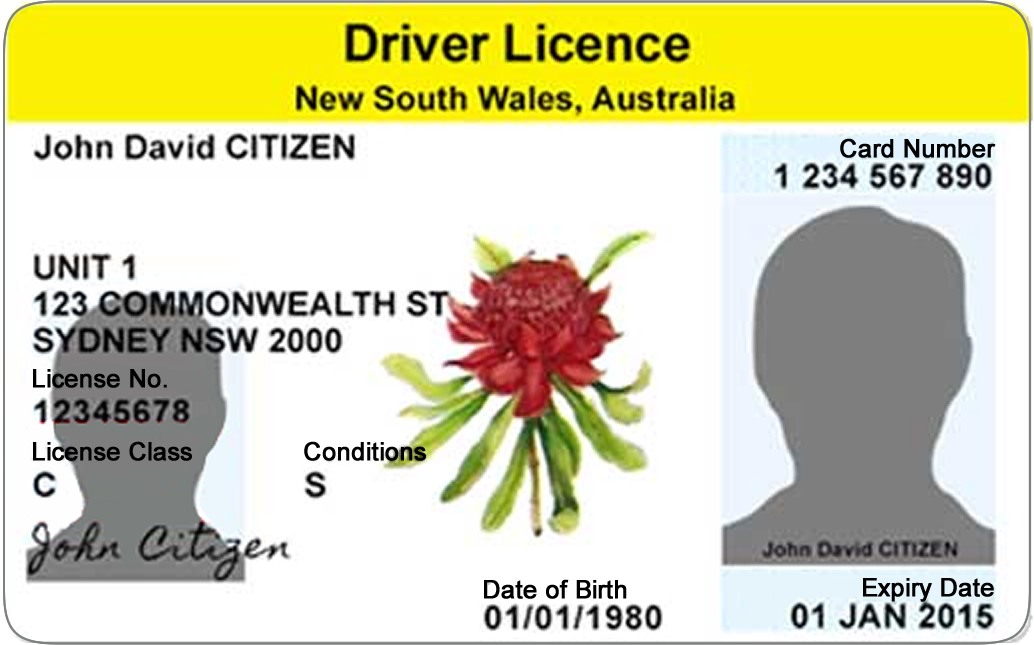
#> input picture images/nsw_dl_template.jpg, 1034 x 645 px
$ jupyter execute --allow-errors 'A Practical Approach to OCR (any) ID Card.ipynb'
#> lines starting #> are read from the running program, lines starting #| are printed output that depends on the picture; long printed decimals are rounded
[cell 1]
# import the necessary packages
from PIL import ImageFont, ImageDraw, Image
from collections import namedtuple
from matplotlib import pyplot as plt
import pytesseract
import imutils
import cv2
import numpy as np
import pandas as pd
import re
import os
import math
import random
import time

# Utilities

[cell 2]
from matplotlib import pyplot as plt
import re

'''display multiple images in Matplotlib subplots'''
def show_images(images, height=16, width=16, axis='on'):

    # define plot matrix layout
    n = len(images)
    if n == 0:
        return None
    elif n >= 4:
        nCols = 4
        nRows = math.ceil(n/4)
    else:
        nCols = n
        nRows = math.ceil(n/3)

    # create figure object
    fig = plt.figure(figsize=(height, width))

    # for each image
    for i, image in enumerate(images):
        # convert to RGB
        image_rgb = cv2.cvtColor(image, cv2.COLOR_BGR2RGB)

        # add subplots to figure
        fig.add_subplot(nRows, nCols, i+1)
        plt.axis(axis)

        # add images to two subplots
        plt.imshow(image_rgb)

    # show entire plot
    plt.show()
    return None


'''display single image in popup window'''
def display_image(image, resizeRatio=1):
    (h, w) = image.shape[:2]
    cv2.namedWindow("output", cv2.WINDOW_NORMAL)
    cv2.imshow("output", image)
    cv2.waitKey(0)
    cv2.destroyAllWindows()


''' overlay a semi-transparent rectangle box atop an image '''
def drawTransparentRect(image, bbox, color=(0, 250, 0), alpha=0.5):
    # create two copies of the original image -- one for
    # the overlay and one for the final output image
    overlay = image.copy()
    output = image.copy()

    # draw a transparent rectangle using bbox
    cv2.rectangle(overlay, (bbox[0], bbox[1]), (bbox[2], bbox[3]), color, -1)

    # apply the overlay
    cv2.addWeighted(overlay, alpha, output, 1 - alpha, 0, output)

    return output


'''clean up OCR raw texts using regex'''
def cleanup_text(text):

    # remove ANSI escape chars
    ansi_escape = re.compile(r'\x1B(?:[@-Z\\-_]|\[[0-?]*[ -/]*[@-~])')
    ansi_seq = re.compile(r'[\x00-\x08\x0b\x0c\x0e-\x1f\x7f-\xff]')
    text = ansi_escape.sub('', text)
    text = ansi_seq.sub('', text)

    # replace chars with hyphen
    trans_table = str.maketrans({'一':'-','=':'-','ー':'-'})
    text = text.translate(trans_table)

    # remove unwanted and consecutive repeating chars
    text = re.sub('[：:,。.ー—|"\'“”.!()]—"', '', text)
    text = re.sub('[\,\\\ \+\-\*\&]{2,}','',text)

    return text.strip()

# 1. Load Image

[cell 3]
RESIZE_WIDTH = 768

# Load our template image and query image
templateImg = cv2.imread('images/nsw_dl_template.jpg')
#> templateImg is the input picture: shape (645, 1034, 3); mean B, G, R 166.1, 207.2, 210.1
queryImg = cv2.imread('images/test1.jpg')
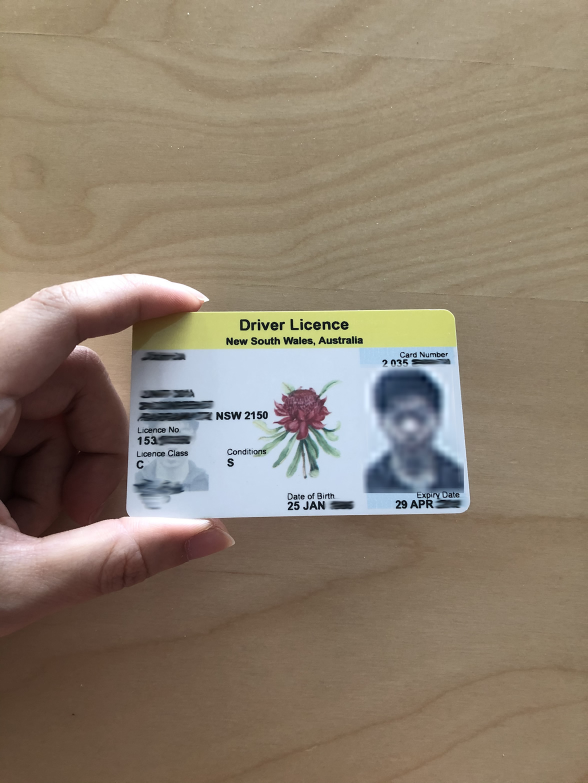
#> input picture images/test1.jpg, 1175 x 1566 px (shown at 1/2 size)
#> queryImg is the input picture: shape (1566, 1175, 3); mean B, G, R 110.2, 127.2, 140.6

# Resize to reduce computation time
if queryImg.shape[1] > RESIZE_WIDTH:
    ratio = queryImg.shape[1] / RESIZE_WIDTH
#> ratio = 1.53
    queryResized = imutils.resize(queryImg, width = RESIZE_WIDTH)

# Get dimensions
templateH, templateW = templateImg.shape[:2]
#> templateH = 645; templateW = 1034

# show loaded images
images = [templateImg, queryResized]
show_images(images)
#> in show_images, `n = len(images)`: n = 2
#> in show_images, `nRows = math.ceil(n/3)`: nRows = 1
#> the loop in show_images, `for i, image in enumerate(images):` made 2 passes
#> in show_images, `plt.show()`:
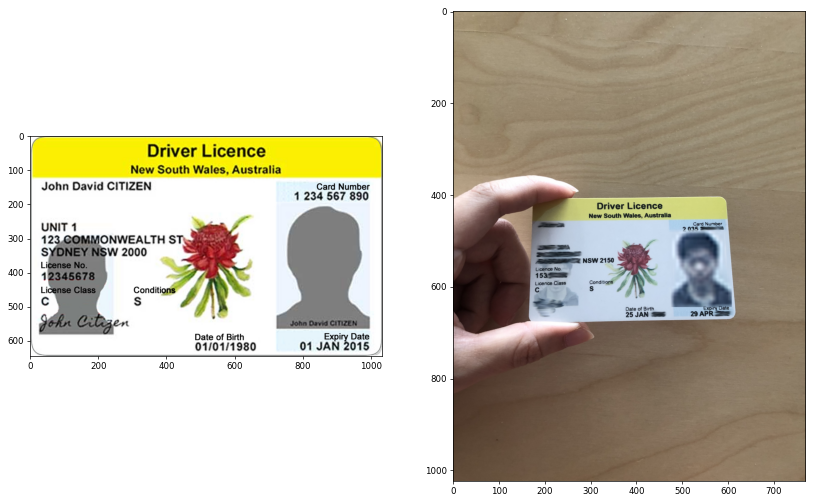
#> figure drawn by matplotlib, 2 panels

print(f'Resize ratio: {ratio:.2f}x')
#| Resize ratio: 1.53x

# 2. Feature matching

[cell 4]
MIN_MATCH_COUNT = 20
FLANN_INDEX_KDTREE = 1

# initiate a SIFT feature detector
sift = cv2.SIFT_create()

t0 = time.time()

# find the keypoints and descriptors with SIFT using FLANN matcher
kp1, des1 = sift.detectAndCompute(templateImg, None)
#> kp1 = 2632 keypoints; strongest (x, y, size): (382, 443, 2), (594, 581, 2), (368, 443, 2), (49, 370, 2)
kp2, des2 = sift.detectAndCompute(queryResized, None)
#> kp2 = 746 keypoints; strongest (x, y, size): (341, 446, 1.9), (338, 418, 1.9), (381, 419, 2.7), (332, 546, 1.9)

indexParams = dict(algorithm = FLANN_INDEX_KDTREE, trees = 5)
searchParams = dict(checks = 50)

flann = cv2.FlannBasedMatcher(indexParams, searchParams)

matches = flann.knnMatch(des1, des2, k=2)
#> matches = 2632 matches

# store all good matches as per Lowe's ratio test
matched = []
for m,n in matches:
    if m.distance < 0.7 * n.distance:
        matched.append(m)
#> after the loop, matched = 228 matches

# when there's enough good matching points
if len(matched) > MIN_MATCH_COUNT:
    # extract matched template feature points
    srcPts = np.float32([ kp1[m.queryIdx].pt for m in matched ]).reshape(-1,1,2)
#> srcPts = 228 rows, first 8: [34.32, 443.6], [34.32, 443.6], [34.32, 370.6], [34.32, 370.6], [41.41, 297], [43.4, 458.9], [43.4, 458.9], [43.4, 385.9]

    # extract matched query image feature points
    dstPts = np.float32([ kp2[m.trainIdx].pt for m in matched ]).reshape(-1,1,2)
#> dstPts = 228 rows, first 8: [381.1, 418.6], [381.1, 418.6], [381.1, 418.6], [381.1, 418.6], [182.9, 572.9], [388.6, 429.6], [388.6, 429.6], [388.6, 429.6]

    # compute the transformation matrix (M) for homographically transforming the template to the query image
    # using the matched SIFT feature points
    M, mask = cv2.findHomography(srcPts, dstPts, cv2.RANSAC, 5.0)
#> M = [[0.421, -0.0385, 170.9], [0.00496, 0.332, 409.3], [2.14e-05, -0.000125, 1]]; mask = 228 values, max 1 at index 9, min 0 at index 0, mean 0.544

    # get a list of inliers (matched pointes)
    matchesMask = mask.ravel().tolist()
#> matchesMask has the same summary as mask

    # compute the corner vertices of the query image using the transformation matrix (M)
    templateCnr = np.float32([[0,0],[0,templateH-1],[templateW-1,templateH-1],[templateW-1,0]]).reshape(-1,1,2)
    queryCnr = cv2.perspectiveTransform(templateCnr, M)
#> queryCnr = [[170.9, 409.3], [158.9, 677.8], [617.3, 667.3], [592.9, 405.5]]

    # draw a four-points polygon around the matched object, i.e. our ID card
    cv2.polylines(queryResized,[np.int32(queryCnr)],True,(0,0,250),3, cv2.LINE_AA)
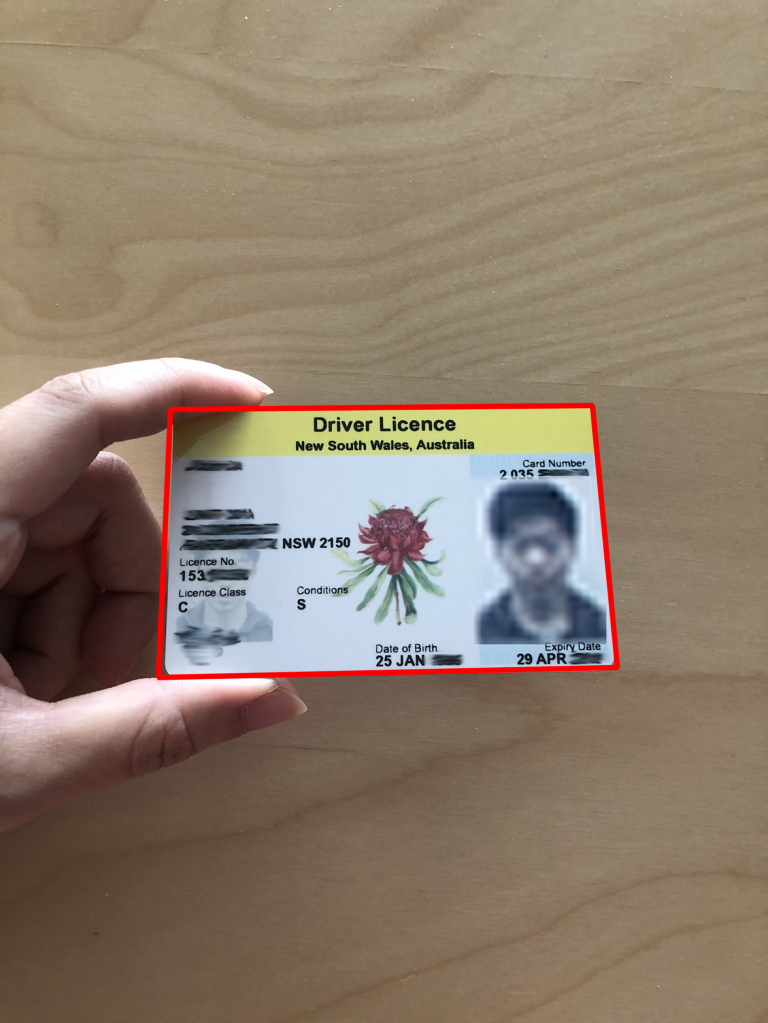
#> queryResized: shape (1023, 768, 3); mean B, G, R 108.8, 125.7, 141.4

else:
    print( "Not enough matches are found - {}/{}".format(len(matched), MIN_MATCH_COUNT) )
    matchesMask = None

t1 = time.time()

# draw visual masking for inlines on both images
draw_params = dict(matchColor = (0,255,0),
                   singlePointColor = None,
                   matchesMask = matchesMask,
                   flags = 2)
#> draw_params = 4 items
featureMatchImg = cv2.drawMatches(templateImg, kp1, queryResized, kp2, matched, None, **draw_params)
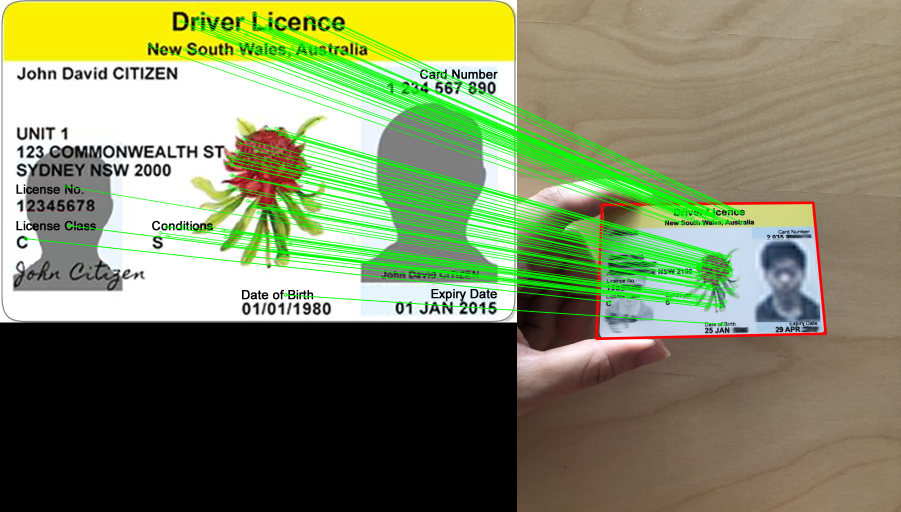
#> featureMatchImg: shape (1023, 1802, 3) (shown at 1/2 size); mean B, G, R 96.9, 134, 125.1

print(f'processing time: {t1-t0:.3f}sec')

images = [featureMatchImg]
show_images(images)
#> the loop in show_images (call 2), `for i, image in enumerate(images):` made 1 pass

### 2. Perspective Warping

[cell 5]
# extract vertices in the order of top-left, bottom-left, bottom-rright, top-right
(tl, bl, br, tr) = queryCnr
#> tl = [[170.9, 409.3]]; bl = [[158.9, 677.8]]; br = [[617.3, 667.3]]; tr = [[592.9, 405.5]]

# compute the maximum length and width of our polygon (i.e. detected ID card)
widthA = np.sqrt(((br[0][0] - bl[0][0]) ** 2) + ((br[0][1] - bl[0][1]) ** 2))
#> widthA = 458.5
widthB = np.sqrt(((tr[0][0] - tl[0][0]) ** 2) + ((tr[0][1] - tl[0][1]) ** 2))
#> widthB = 422
heightA = np.sqrt(((tr[0][0] - br[0][0]) ** 2) + ((tr[0][1] - br[0][1]) ** 2))
#> heightA = 263
heightB = np.sqrt(((tl[0][0] - bl[0][0]) ** 2) + ((tl[0][1] - bl[0][1]) ** 2))
#> heightB = 268.7
maxWidth = max(int(widthA), int(widthB))
#> maxWidth = 458
maxHeight = max(int(heightA), int(heightB))
#> maxHeight = 268

# compute the ID card's asepct ratio
aspectRatio = maxWidth / (maxHeight + 0.01)
#> aspectRatio = 1.71
print(f'aspect ratio: {aspectRatio}')
#| aspect ratio: 1.709

# The aspect ratio of most ID cards should be close to the standard credit card's (= 1.586) if not distorted,
# although it may vary depending on the ID we use.
# if the aspect ratio of our polygon falls within an acceptable  range, give or take some margin of error
# considering the angle of the photo of the ID card.
if 1.3 <= aspectRatio <= 2.4:
    # define the birds-eye view vertices
    dst = np.array([
        [0, 0],
        [0, templateH - 1],
        [templateW - 1, templateH - 1],
        [templateW - 1, 0]], dtype = "float32")

    # compute the perspective transform matrix (M), scale it back to the original size
    M = cv2.getPerspectiveTransform(queryCnr * ratio, dst)
#> M = [[1.79, 0.0799, -517.8], [0.0178, 1.95, -1225.1], [-3.61e-05, 0.000242, 1]]

    # use the transform matrix (M) to produce a top-down view of our ID card
    card = cv2.warpPerspective(queryImg, M, (templateW, templateH))
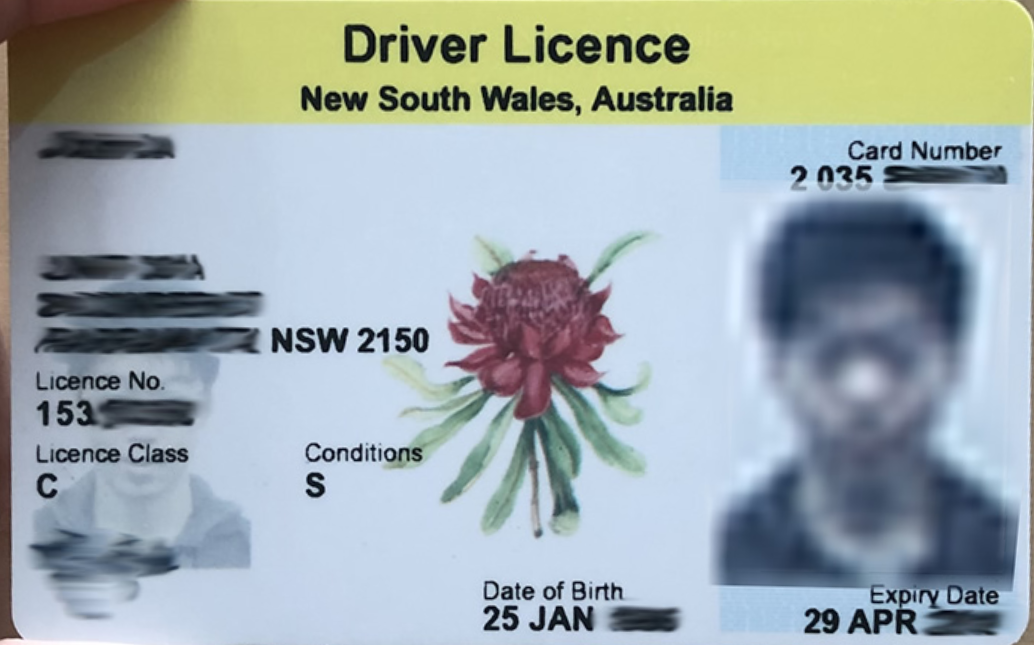
#> card: shape (645, 1034, 3); mean B, G, R 171.5, 170.1, 158.2

    # show results
    images = [queryResized, card]
    show_images(images)

# 3. Define OCR Field Template

[cell 6]
# create an OCR field template. Here we use the Japanese D/L as an example
# the bbox field is defined as: startX, startY, Width and Height, all in relative term.
OCRLocation = namedtuple("OCRLocation", ["id", "bbox", "filter_keywords"])

OCR_LOCATIONS = [
    OCRLocation("full_name", (.02, .16, .21, .13), []),
    OCRLocation("card_no", (.68, .19, .33, .13), ["Card Number"]),
    OCRLocation("address", (.02, .36, .6, .21), []),
    OCRLocation("license_no", (.02, .57, .25, .12), ["Licence No"]),
    OCRLocation("license_class", (.02, .68, .25, .12), ["Licence Class"]),
    OCRLocation("dob", (.4, .86, .3, .14), ["Date of Birth"]),
    OCRLocation("expiry", (.7, .86, .3, .14), ["Expiry Date"])
]

# draw the OCR template on our perspective corrected ID card
ocrFields = card.copy()
for loc in OCR_LOCATIONS:
    (x, y, w, h) = loc.bbox
    startX = int(x * card.shape[1])
    startY = int(y * card.shape[0])
    endX = int(w * card.shape[1]) + startX
    endY = int(h * card.shape[0]) + startY

    # draw OCR template bbox
    (b,g,r) = [random.randint(75,150) for i in range(3)]
    ocrFields = drawTransparentRect(ocrFields, (startX, startY, endX, endY), (b, g, r), 0.7)
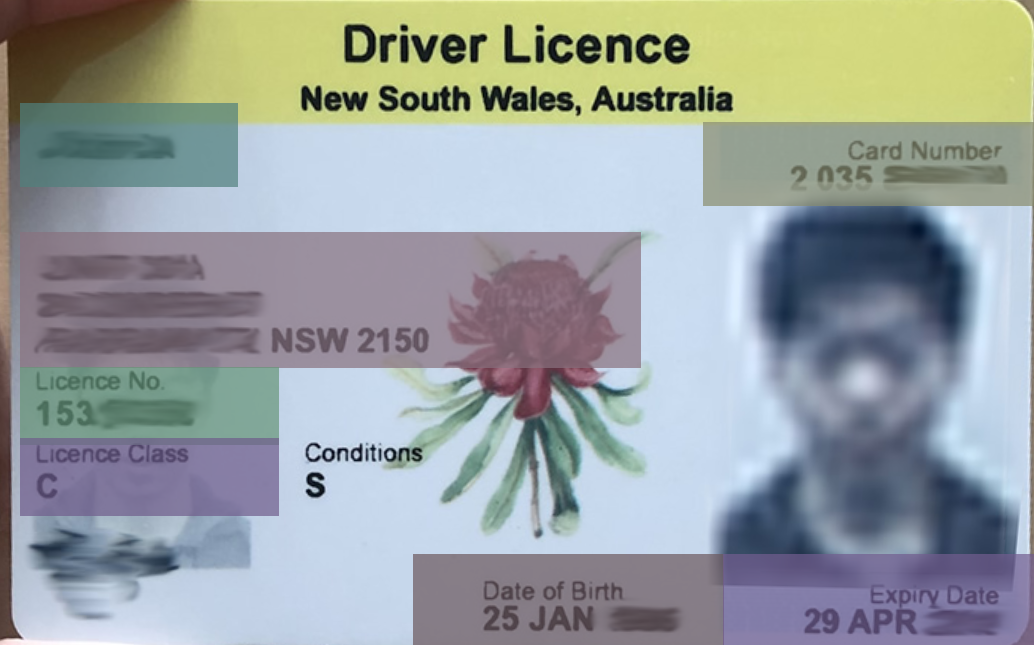
#> ocrFields: shape (645, 1034, 3); mean B, G, R 159.1, 159.2, 151.9

images = [ocrFields]
show_images(images, height=10, width=10)

# 4. OCR using Tesseract

[cell 7]
# setting OCR tesseract parameters
lang = 'eng'
oem = '1'
psm = '1'
custom_config = r"-l {} --oem {} --psm {}".format(lang, oem, psm)

print(f'Current OCR setting: {custom_config}')

[cell 8]
print("[INFO] OCR ID document")

results = []
images = []

# gray scale
gray = cv2.cvtColor(card, cv2.COLOR_BGR2GRAY)
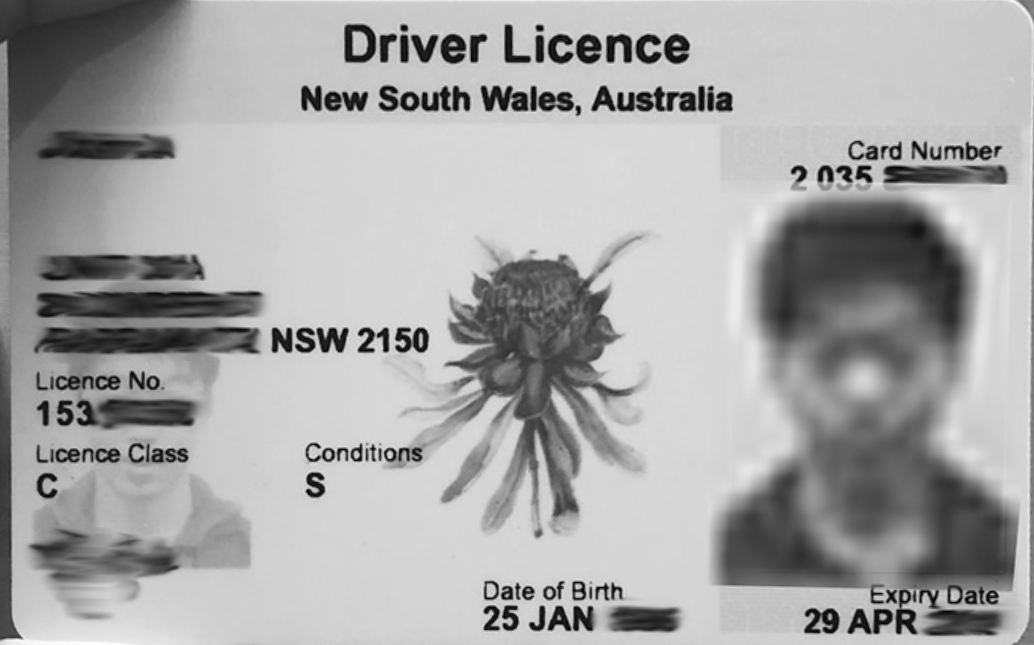
#> gray: shape (645, 1034); min 1, max 255, mean 166.7

#> (the rest of this cell did not finish here and is left out)
